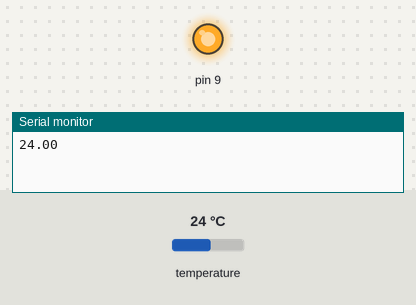
Bench run of a sketch on a simulated Arduino Uno, built with avr-gcc and run on an emulated ATmega328P. On the bench: output pins drawn as LEDs (lit = HIGH), the last lines printed to the serial monitor. The test bench sets the inputs (shaded band); at power-on: temperature 24 °C.

Above: at 1.7 s.
1.8 s: temperature set to 5.3 °C
3.7 s: temperature set to 4.5 °C
At 5.3 s:
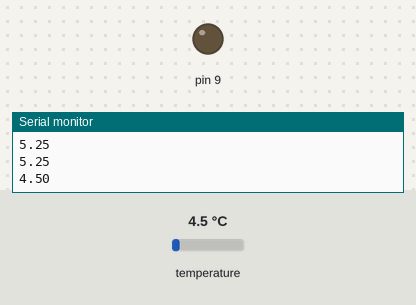
6.0 s: temperature set to 12 °C
At 7.7 s:
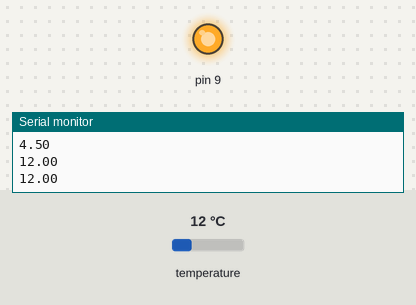
8.0 s: temperature set to 3 °C
At 9.0 s:
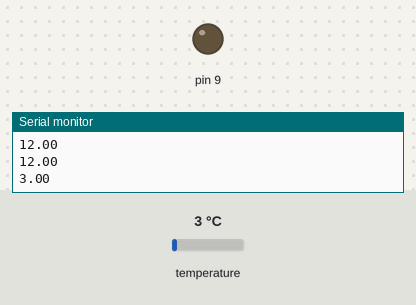
Timing chart, 0 to 11.0 s (numbered marks = the images above; inputs shaded):
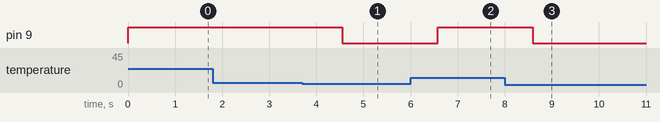

The sketch:

Pelteir_test.ino
```cpp
//#define PID_INTEGRAL_WINDOW 50
#include "GyverPID.h"

#define SETPOINT 5.0


#include <microDS18B20.h>

float temp = 0;

MicroDS18B20<A4> sensor;

char cool = 0;

void setup() {
  Serial.begin(9600);

  pinMode(9, OUTPUT);

  digitalWrite(9, HIGH);
  delay(500);
}

void loop() {

  sensor.requestTemp();
  delay(1000);
  if(sensor.readTemp()){
  temp = sensor.getTemp();
  }else{
    Serial.println("ERROR");
  }


  if (temp - SETPOINT > 0){
    digitalWrite(9, HIGH);
  }else{
    digitalWrite(9, LOW);
  }

  Serial.println(temp);


}
```

Measured:
- the behaviour switches between 5.1 and 5 °C on temperature (found by bisection; images 0 and 1)
- after the input at 3.7 s, pin 9: HIGH → LOW after 0.85 s
- after the input at 6.0 s, pin 9: LOW → HIGH after 0.57 s
- after the input at 8.0 s, pin 9: HIGH → LOW after 0.60 s
